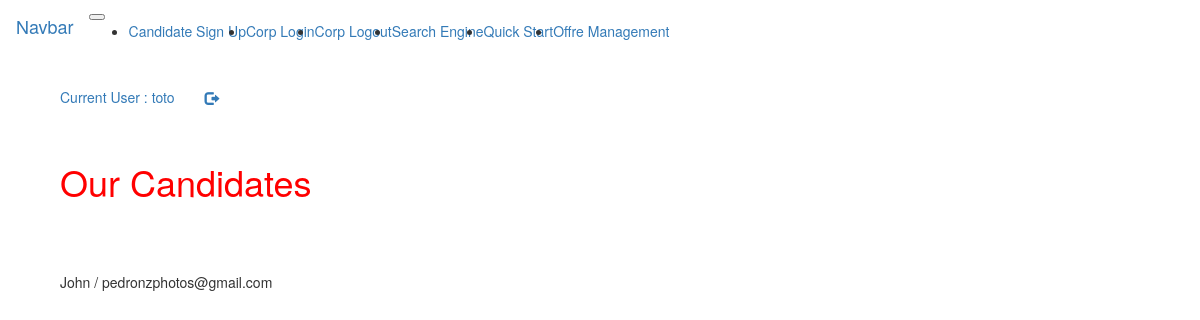
/show/candidate (signed in), run on the app's committed database.
### tuto/models.py (models this page shows, shortened)
class User(db.Model, UserMixin):
    id = db.Column(db.Integer, primary_key=True)
    username = db.Column(db.String(50))
    password = db.Column(db.String(64))
    company = db.Column(db.String(64))
    token = db.Column(db.String(32), index=True, unique=True)
    token_expiration = db.Column(db.DateTime)

class Candidate(db.Model, UserMixin):
    id = db.Column(db.Integer, primary_key=True)
    username = db.Column(db.String(50))
    password = db.Column(db.String(64))
    email = db.Column(db.String(64))
    @staticmethod
    def listcandidates():
        lcandidates = []
        lcandidates = Candidate.query.all()
        return lcandidates

### tuto/views.py (the view)
@app.route("/show/candidate")
@login_required
def show_candidatelist():
    myoffres =  Candidate.listcandidates()
    return render_template("list_candidate.html", mylist=myoffres)

### tuto/models.py (called while the page is built)
@login_manager.user_loader
def load_user(username):
    return User.query.filter(User.username==str(username)).one()

### tuto/templates/list_candidate.html
{% extends "base.html" %}
{% block main %}
<h1>Our Candidates</h1>
<br>
<br>
{% for x in mylist%}
    <br>
      {{ x.username }} / {{ x.email }}
    <br>
{% endfor %}
{% endblock %}

### tuto/templates/base.html (shortened to what this page needs)
{% extends "bootstrap/base.html" %}
{% block styles %}
{{ super() }}
<link rel="stylesheet" href="{{ url_for('static', filename='home.css') }}">
{% endblock %}
{% block navbar %}
<nav class="navbar navbar-expand-lg navbar-light bg-light">
  <div class="container-fluid">
    <a class="navbar-brand" href="#">Navbar</a>
    <button class="navbar-toggler" type="button" data-bs-toggle="collapse" data-bs-target="#navbarSupportedContent" aria-controls="navbarSupportedContent" aria-expanded="false" aria-label="Toggle navigation">
    </button>
    <div class="collapse navbar-collapse" id="navbarSupportedContent">
      <ul class="navbar-nav me-auto mb-2 mb-lg-0">
        <li class="nav-item">
          <a class="nav-link active"  href="/candsignup">Candidate Sign Up</a>
        </li>
        <li class="nav-item">
          <a class="nav-link active"  href="/login">Corp Login</a>
        </li>
        <li class="nav-item">
          <a class="nav-link active" href="/logout">Corp Logout</a>
        </li>
        <li class="nav-item">
          <a class="nav-link active" href="/search">Search Engine</a>
        </li>
        <li class="nav-item dropdown">
          <a class="nav-link dropdown-toggle" href="#" id="dropdown01" data-toggle="dropdown" aria-haspopup="true" aria-expanded="false">Quick Start</a>
        </li>
        {% if current_user.is_authenticated %}
        <li class="nav-item dropdown">
          <a class="nav-link dropdown-toggle" href="#" id="dropdown02" data-toggle="dropdown" aria-haspopup="true" aria-expanded="false">Offre Management</a>
        </li>
        {% endif %}
      </ul>
    </div>
  </div>
</nav>
  {% endblock %}
  {% block content %}
  <ul class="nav navbar-nav navbar-right">
    {% if current_user.is_authenticated %}
    <li><a>     Current User : {{ current_user.username }}</a></li>
    <li><a href="{{ url_for('logout') }}"
        <span class="glyphicon glyphicon-log-out" title="Logout"></span>
        </a>
    </li>
    {% endif %}
  <main id="main" class="container">
      {% block main %}{% endblock %}
  </main>
  {% endblock %}

### tuto/static/home.css (style rules this page uses)
h1 { color:red; }
#main { margin-top: 5em; }

### data on the page
User: username "toto"
Candidate: username "John", email "pedronzphotos@gmail.com"
